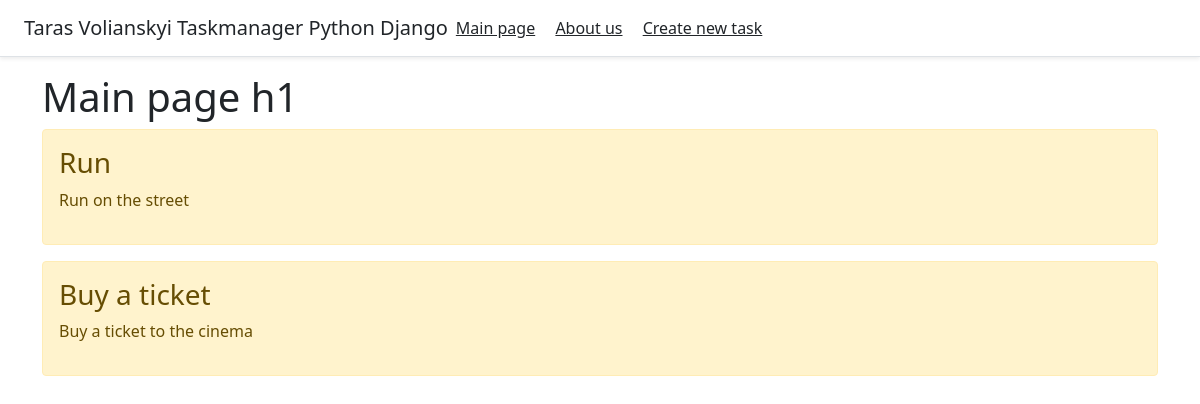
Before: / with the older database file.
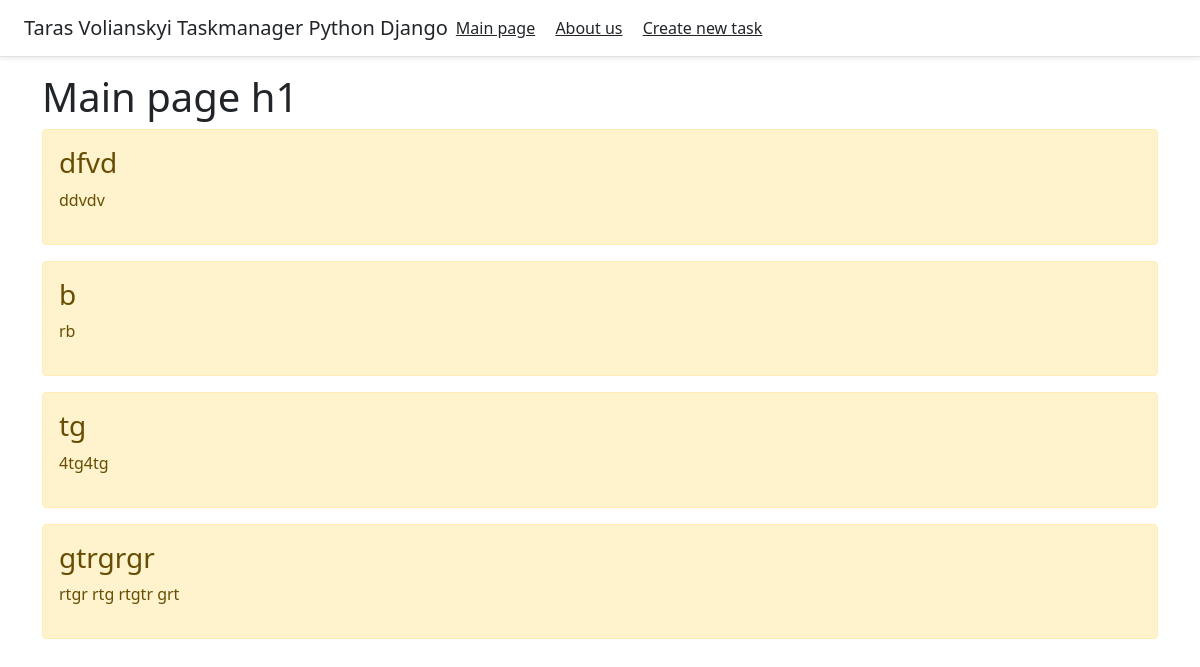
After: the same page with the newer database file.
### main/models.py (models this page shows, shortened)
class Task(models.Model):
    title = models.CharField('Name of task', max_length=70)
    task = models.TextField('About task')
    class Meta:
      verbose_name = 'Specific task'
      verbose_name_plural = 'All tasks'

### main/views.py (the view)
# urls.py: path('', views.index, name='main-page'),
def index(request):
    tasks = Task.objects.order_by('id')
    return render(request, 'main/index.html', {'title': 'Main page of website', 'tasks': tasks})

### main/templates/main/index.html (shortened to what this page needs)
{% extends 'main/base.html' %}
{% block content %}
    <h1> Main page h1</h1>
    {% if tasks %}
        {% for element in tasks %}
            <div class="alert alert-warning mt-2">
                <h3>{{ element.title }}</h3>
                <p>{{ element.task }}</p>
            </div>
        {% endfor %}
    {% else %}
        <p>We don't have any tasks</p>
    {% endif %}
{% endblock %}

### main/templates/main/base.html (shortened to what this page needs)
<!doctype html>
<html lang="en">
<head>
    <link rel="stylesheet" href="https://stackpath.bootstrapcdn.com/bootstrap/5.0.0-alpha2/css/bootstrap.min.css">
</head>
<body>
<div class="d-flex flex-column flex-md-row align-items-center p-3 px-md-4 mb-3 bg-white border-bottom shadow-sm">
    <h5 class="my-0 mr-md-auto font-weight-normal">Taras Volianskyi Taskmanager Python Django</h5>
    <nav class="my-2 my-md-0 mr-md-3">
        <a class="p-2 text-dark" href="{% url 'main-page' %}">Main page</a>
        <a class="p-2 text-dark" href="{% url 'about-us' %}">About us</a>
        <a class="p-2 text-dark" href="{% url 'create-new-task' %}">Create new task</a>
    </nav>
</div>
<div class="container">
    {% block content %}{% endblock %}
</div>
</body>
</html>

Changed rows visible on the page:
removed Task: title "Run", task "Run on the street"
removed Task: title "Buy a ticket", task "Buy a ticket to the cinema"
added Task: title "dfvd", task "ddvdv"
added Task: title "b", task "rb"
added Task: title "tg", task "4tg4tg"
added Task: title "gtrgrgr", task "rtgr rtg rtgtr grt"
